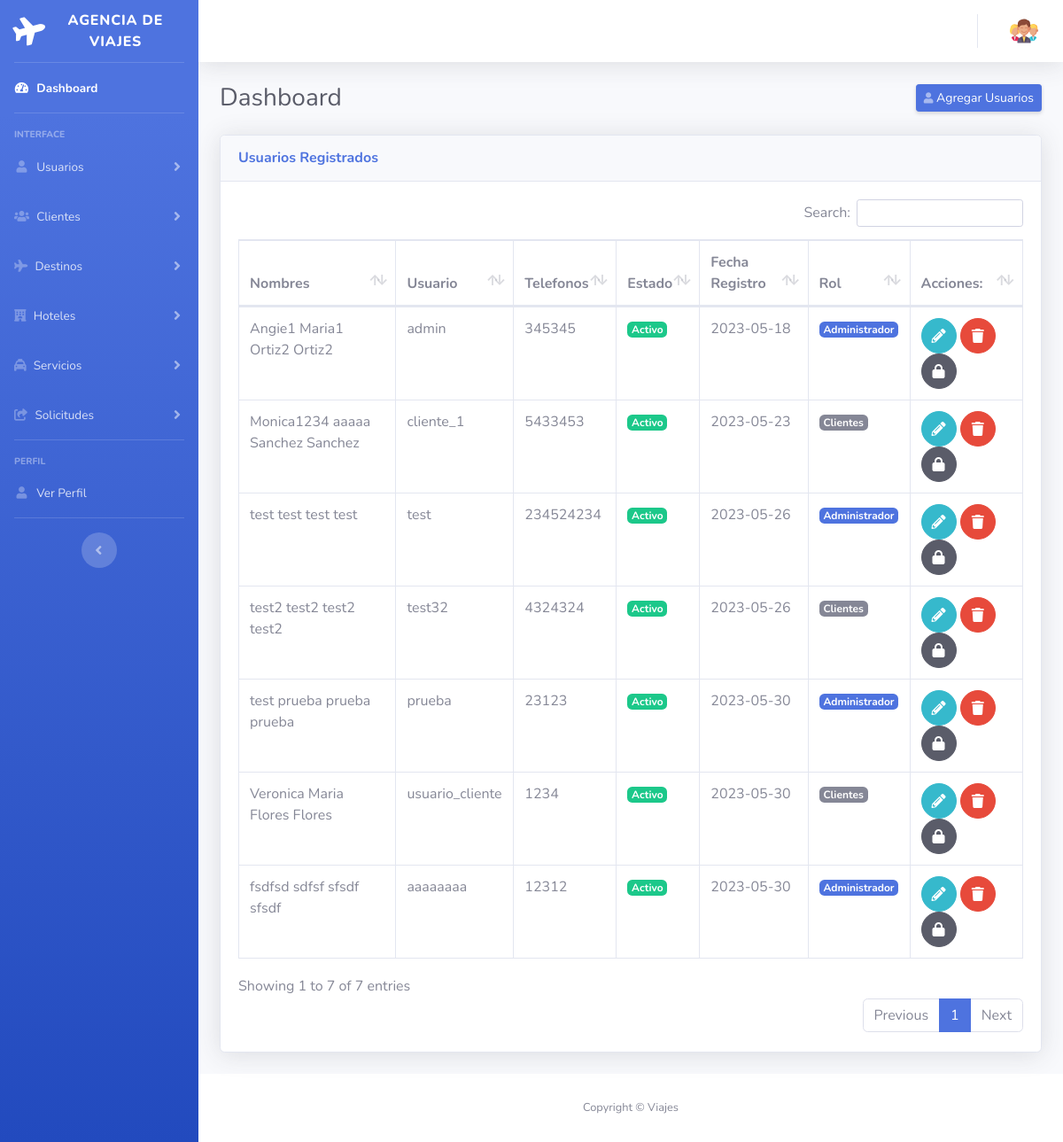
/views/admin/usuarios/lista.php, run on the app's committed database.
### tables this page shows
CREATE TABLE `usuario` (
  `idUsuario` int(11) NOT NULL,
  `username` varchar(40) NOT NULL,
  `passUsuario` varchar(120) NOT NULL,
  `nombres` varchar(50) NOT NULL,
  `aPaterno` varchar(30) DEFAULT NULL,
  `aMaterno` varchar(30) DEFAULT NULL,
  `telefonosUsuario` varchar(15) DEFAULT NULL,
  `estatus` int(1) NOT NULL DEFAULT 1,
  `fechaRegistro` date DEFAULT NULL,
  `usuarioModifica` int(11) NOT NULL,
  `fechaModifica` datetime DEFAULT NULL,
  `rolUsuario` int(1) NOT NULL DEFAULT 2
);

### core/config.php (called while the page is built)
<?php
$root = "/viajes";
?>

### db/Conn.php (called while the page is built, shortened)
<?php
class Conn
{
    private $dsn = "mysql:host=localhost;dbname=viajes;charset=utf8mb4";
    private $usuario = "root";
    private $contrasena = "";
    public function conectar()
    {
        try {
            $opciones = array(
                PDO::ATTR_ERRMODE => PDO::ERRMODE_EXCEPTION,
                PDO::ATTR_EMULATE_PREPARES => false
            );
            $pdo = new PDO($this->dsn, $this->usuario, $this->contrasena, $opciones);
            return $pdo;
        } catch (PDOException $e) {
            echo "Error de conexión: " . $e->getMessage();
        }
    }
}

### classes/usuarios/usuariosClass.php (called while the page is built, shortened)
<?php
require_once(__DIR__ . "/../../db/Conn.php");
class usuariosClass
{
    private $conn;
    public function __construct()
    {
        $db = new Conn();
        $this->conn = $db->conectar();
    }
    public function getUsers()
    {
        $search = $this->conn->prepare("SELECT * from usuario");
        $search->execute();
        $result = $search->fetchAll();
        return $result ? $result : false;
    }
}

### views/admin/usuarios/lista.php (the view, shortened to what this page needs)
<?php
include(__DIR__ . "/../../../core/config.php");
require(__DIR__ . "/../../../classes/usuarios/usuariosClass.php");
require(__DIR__."/../../../functions/sessions/functions.php");
$usersClass = new usuariosClass();
$users = $usersClass->getUsers();
?>
<!DOCTYPE html>
<html lang="es">
<?php include(__DIR__ . "/../../templates/head.php"); ?>
<link href="<?php echo $root; ?>/assets/datatables/dataTables.bootstrap4.min.css" rel="stylesheet">
<link rel="stylesheet" href="https://cdn.datatables.net/datetime/1.4.1/css/dataTables.dateTime.min.css">
<link rel="stylesheet" href="https://cdn.datatables.net/buttons/2.3.6/css/buttons.dataTables.min.css">
<body id="page-top">
    <div id="wrapper">
        <?php include(__DIR__ . "/../../templates/sidebar.php"); ?>
        <div id="content-wrapper" class="d-flex flex-column">
            <div id="content">
                <?php include(__DIR__ . "/../../templates/header.php"); ?>
                <div class="container-fluid">
                    <div class="d-sm-flex align-items-center justify-content-between mb-4">
                        <h1 class="h3 mb-0 text-gray-800">Dashboard</h1>
                        <a href="#" class="d-none d-sm-inline-block btn btn-sm btn-primary shadow-sm"><i class="fas fa-user fa-sm text-white-50"></i> Agregar Usuarios</a>
                    </div>
                    <div class="row">
                        <div class="col-lg-12">
                            <div class="card shadow mb-4">
                                <div class="card-header py-3">
                                    <h6 class="m-0 font-weight-bold text-primary">Usuarios Registrados</h6>
                                </div>
                                <div class="card-body">
                                    <div class="table-responsive">
                                        <table class="table table-bordered" id="dataTable" width="100%" cellspacing="0">
                                            <thead>
                                                <tr>
                                                    <th>Nombres</th>
                                                    <th>Usuario</th>
                                                    <th>Telefonos</th>
                                                    <th>Estado</th>
                                                    <th>Fecha Registro</th>
                                                    <th>Rol</th>
                                                    <th>Acciones: </th>
                                                </tr>
                                            </thead>
                                            <tbody>
                                                <?php foreach ($users as $data) : ?>
                                                    <tr class="edit-row">
                                                        <td><?php echo $data["nombres"] . " " . $data["aPaterno"] . " " . $data["aPaterno"] ?></td>
                                                        <td><?php echo $data["username"] ?></td>
                                                        <td><?php echo $data["telefonosUsuario"] ?></td>
                                                        <td>
                                                            <?php echo $data["estatus"] == 1 ? '<span class="badge badge-success">Activo</span>' : '<span class="badge badge-danger">Inactivo</span>' ?>
                                                        </td>
                                                        <td><?php echo $data["fechaRegistro"] ?></td>
                                                        <td>
                                                            <?php echo $data["rolUsuario"] == 1 ? '<span class="badge badge-primary">Administrador</span>' : '<span class="badge badge-secondary">Clientes</span>' ?>
                                                        </td>
                                                        <td>
                                                            <button data-toggle="modal" data-target="#modalEditUsers" class="btn btn-info btn-circle btn-edit"><i class="fas fa-pencil"></i></button>
                                                            <button class="btn btn-danger btn-circle btn-delete"><i class="fa-solid fa-trash"></i></button>
                                                            <button  data-toggle="modal" data-target="#modalPass" class="btn btn-dark btn-circle btn-pass"><i class="fa-solid fa-lock"></i></button>
                                                        </td>
                                                    </tr>
                                                <?php endforeach; ?>
                                            </tbody>
                                        </table>
                                    </div>
                                </div>
                            </div>
                        </div>
                    </div>
                </div>
            </div>
            <?php include(__DIR__ . "/../../templates/footer.php"); ?>
        </div>
    </div>
</body>
</html>

### data on the page
usuario: nombres "Angie1 Maria1", aPaterno "Ortiz2", username "admin", telefonosUsuario "345345", estatus "Activo", fechaRegistro "2023-05-18", shows "Administrador"
usuario: nombres "Monica1234 aaaaa", aPaterno "Sanchez", username "cliente_1", telefonosUsuario "5433453", estatus "Activo", fechaRegistro "2023-05-23", shows "Clientes"
usuario: nombres "test test", aPaterno "test", username "test", telefonosUsuario "234524234", estatus "Activo", fechaRegistro "2023-05-26", shows "Administrador"
usuario: nombres "test2 test2", aPaterno "test2", username "test32", telefonosUsuario "4324324", estatus "Activo", fechaRegistro "2023-05-26", shows "Clientes"
usuario: nombres "test prueba", aPaterno "prueba", username "prueba", telefonosUsuario "23123", estatus "Activo", fechaRegistro "2023-05-30", shows "Administrador"
usuario: nombres "Veronica Maria", aPaterno "Flores", username "usuario_cliente", telefonosUsuario "1234", estatus "Activo", fechaRegistro "2023-05-30", shows "Clientes"
usuario: nombres "fsdfsd sdfsf", aPaterno "sfsdf", username "aaaaaaaa", telefonosUsuario "12312", estatus "Activo", fechaRegistro "2023-05-30", shows "Administrador"
